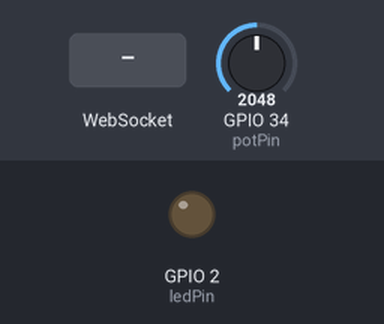
This sketch was run on a simulated ESP32. Shown: output pins drawn as LEDs (lit = HIGH). The inputs (shaded band) are chosen by the test bench; at power-on: GPIO 34 (potPin) = 2048. WiFi joins after 1.5 s; servers stay silent unless stated; what the sketch prints to the serial monitor is not drawn.

Above: at 2.7 s.
2.8 s: WebSocket text "5" received
At 3.5 s:
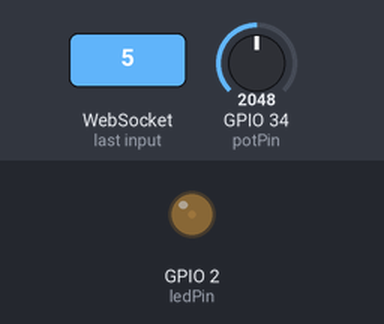
4.3 s: WebSocket text "90" received
At 4.6 s:
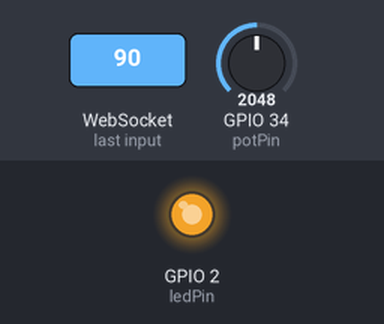
Timing chart, 0 to 7.3 s (numbered marks = the images above; inputs shaded):
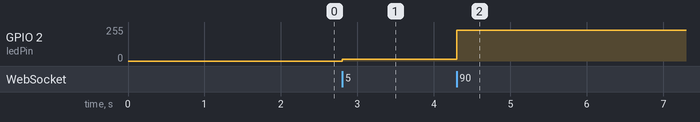

Measured:
- after the input at 2.8 s, GPIO 2 (ledPin): 0/255 → 12/255 at once
- after the input at 4.3 s, GPIO 2 (ledPin): 12/255 → 229/255 at once

The sketch:

ESP32_Wifi_Homewifi.ino
```cpp
/*=========================================================
  ESP32 Web Server + WebSocket (REAL-TIME)
  NOW USING HOME WIFI (STA MODE)

  ✔ ESP32 connects to your router
  ✔ Same WebSocket real-time dashboard
ESP32_Wifi_LedControlPotMonitor_WebSocket_10_Homewifi_static IP
after router configuration with ESP32 MAC number and static IP
=========================================================*/

#include <WiFi.h>                // Core WiFi library for ESP32
#include <WebSocketsServer.h>   // WebSocket server library
#include <ESPmDNS.h>   // Enables .local URL

// ---------------- WiFi (HOME ROUTER) ----------------
//const char* ssid = "U+NetA96C"; //"YOUR_WIFI_NAME";             // 🔴 CHANGE: your home WiFi name
//const char* password = "DEF2D66#1H"; //"YOUR_WIFI_PASSWORD";    // 🔴 CHANGE: your WiFi password
// ---------------- WiFi (Robotics Club ROUTER) ----------------
// const char* ssid = "Prof. Hussein"; //"YOUR_WIFI_NAME";   // 🔴 CHANGE: your lab WiFi name
// const char* password = "1q2w3e4r5t"; //"YOUR_WIFI_PASSWORD";       // 🔴 CHANGE: your WiFi password

const char* ssid = "roboticsclub_iptime01"; //"YOUR_WIFI_NAME";             // 🔴 CHANGE: your home WiFi name
const char* password = "robot1234"; //"YOUR_WIFI_PASSWORD";

WiFiServer server(80);          // HTTP server runs on port 80
WebSocketsServer webSocket = WebSocketsServer(81); // WebSocket on port 81

// ---------------- Pins ----------------
const int ledPin = 2;           // GPIO 2 → LED output (PWM)
const int potPin = 34;          // GPIO 34 → Analog input (potentiometer)

// ---------------- Variables ----------------
int brightnessPercent = 0;      // Stores LED brightness (0–100%)
unsigned long lastSend = 0;     // Timer for periodic sensor sending

// ---------------- HTML (stored in FLASH) ----------------
const char webpage[] PROGMEM = R"rawliteral(
<!DOCTYPE html>
<html>
<head>
<meta name='viewport' content='width=device-width, initial-scale=1'>
<style>
body{font-family:Arial;text-align:center;background:#1a1a2e;color:white;}
.box{background:#222;padding:20px;border-radius:20px;margin:20px auto;width:90%;max-width:420px;}
.value{font-size:42px;color:#4CAF50;}
input[type=range]{width:100%;}
.gauge{position:relative;width:260px;height:260px;border:8px solid #888;border-radius:50%;margin:30px auto;background:#111;overflow:hidden;}
.blueArc{position:absolute;width:220px;height:110px;background:blue;left:20px;top:130px;border-radius:0 0 120px 120px;}
.needle{position:absolute;width:4px;height:95px;background:red;left:128px;top:35px;transform-origin:bottom center;transform:rotate(-90deg);transition:0.1s;}
.centerDot{position:absolute;width:18px;height:18px;background:white;border-radius:50%;top:121px;left:121px;}
.mark{position:absolute;font-weight:bold;}
.m0{left:25px;top:125px;}
.m25{left:55px;top:55px;}
.m50{left:118px;top:25px;}
.m75{left:185px;top:55px;}
.m100{left:205px;top:125px;}
</style>
</head>

<body>
<h1>ESP32 WebSocket Dashboard</h1>

<div class='box'>
<h2>LED Brightness</h2>
<div class='value' id='ledValue'>0%</div>

<input type='range' min='0' max='100' value='0'
oninput='sendLED(this.value)'>
</div>

<div class='box'>
<h2>Potentiometer Gauge</h2>
<div class='value' id='sensorValue'>0%</div>

<div class='gauge'>
<div class='blueArc'></div>

<div class='mark m0'>0</div>
<div class='mark m25'>25</div>
<div class='mark m50'>50</div>
<div class='mark m75'>75</div>
<div class='mark m100'>100</div>

<div class='needle' id='needle'></div>
<div class='centerDot'></div>
</div>
</div>

<script>

// Create WebSocket connection to ESP32
let socket = new WebSocket('ws://' + location.hostname + ':81/');

// When ESP32 sends data
socket.onmessage = function(event){

  let data = parseInt(event.data); // Convert received string to number

  // Update displayed percentage
  document.getElementById('sensorValue').innerHTML = data + '%';

  // Convert percentage → angle (-90 to +90)
  let angle = -90 + (data * 1.8);

  // Rotate needle
  document.getElementById('needle').style.transform =
  'rotate(' + angle + 'deg)';
};

// Send slider value to ESP32
function sendLED(val){
document.getElementById('ledValue').innerHTML = val + '%';
socket.send(val); // Send value via WebSocket
}

</script>
</body>
</html>
)rawliteral";


//======================================================
// SETUP
//======================================================


void setup(){

Serial.begin(115200);                 // Start serial monitor

pinMode(ledPin, OUTPUT);              // Set LED pin as output
analogWrite(ledPin, 0);               // Initialize LED OFF
analogSetAttenuation(ADC_11db);       // Expand ADC range (0–3.3V)

// ---------------- CONNECT TO WIFI ----------------
// IPAddress local_IP(192,168,0,11); // update depending on your ESP32-mac congfiguration in the router
// IPAddress gateway(192,168,0,1);
// IPAddress subnet(255,255,255,0);
// WiFi.config(local_IP,gateway,subnet);
WiFi.begin(ssid, password);           // Start connecting to router

Serial.print("Connecting to WiFi");

while(WiFi.status() != WL_CONNECTED){ // Wait until connected
  delay(500);                         // Small delay
  Serial.print(".");                  // Show progress
}

Serial.println("\nConnected!");
//ESP32 MAC
Serial.print("ESP32 MAC: ");
Serial.println(WiFi.macAddress());
// Example1: ESP32 MAC: 78:1C:3C:F5:C0:0C
// Print assigned IP (VERY IMPORTANT)


Serial.print("ESP32 IP Address: ");
Serial.println(WiFi.localIP());       // Use this IP in browser

// Example1: ESP32 IP Address: 192.168.219.151
// mDNS stands for Multicast Domain Name System. It is a protocol that allows devices on a local network to find and identify each other by name (like esp32.local) instead of having to remember or type in a numeric IP address (like 192.168.0.15).
// It is often referred to as "Zero Configuration Networking" (ZeroConf) because it works automatically without needing a central DNS server or a manual router setup.

// Start mDNS (this creates esp32.local)
if (MDNS.begin("esp32robot11")) {
  Serial.println("mDNS started → http://esp32robot11.local");
  // mDNS started → http://esp32.local
  //http://robotesp32.51.local
} else {
  Serial.println("Error starting mDNS");}

// ---------------- START SERVERS ----------------
server.begin();                       // Start HTTP server
webSocket.begin();                   // Start WebSocket server

webSocket.onEvent(webSocketEvent);   // Attach event handler
}


//======================================================
// LOOP
//======================================================
void loop(){

handleHTTP();         // Handle browser requests
webSocket.loop();     // Maintain WebSocket communication

// Send sensor data every 50 ms (~20 Hz)
if(millis() - lastSend > 50){

  sendSensorWS();     // Send potentiometer value
  lastSend = millis();

}

}


//======================================================
// HTTP HANDLER (SERVES WEBPAGE)
//======================================================
void handleHTTP(){

WiFiClient client = server.available(); // Check for new client

if(!client) return;                     // If none, exit

String request = client.readStringUntil('\r'); // Read request
client.flush();                         // Clear buffer

// Send HTTP response header
client.println("HTTP/1.1 200 OK");
client.println("Content-type:text/html");
client.println();

// Send webpage content
client.print(webpage);

client.stop();                          // Close connection

}


//======================================================
// WEBSOCKET EVENT HANDLER
//======================================================
void webSocketEvent(uint8_t num,
WStype_t type,
uint8_t * payload,
size_t length){

if(type == WStype_TEXT){                // If text message received

String msg = String((char*)payload);    // Convert payload to string
int val = msg.toInt();                  // Convert to integer

val = constrain(val,0,100);             // Limit between 0–100

brightnessPercent = val;                // Store value

// Convert percentage → PWM duty (0–255)
int duty = map(val,0,100,0,255);

// Apply PWM to LED
analogWrite(ledPin, duty);

}

}


//======================================================
// SEND SENSOR DATA VIA WEBSOCKET
//======================================================
void sendSensorWS(){

int raw = analogRead(potPin);           // Read analog (0–4095)

// Convert to percentage
int percent = map(raw,0,4095,0,100);

String sensorMsg = String(percent);     // Convert to string

webSocket.broadcastTXT(sensorMsg);      // Send to all clients

}
```
